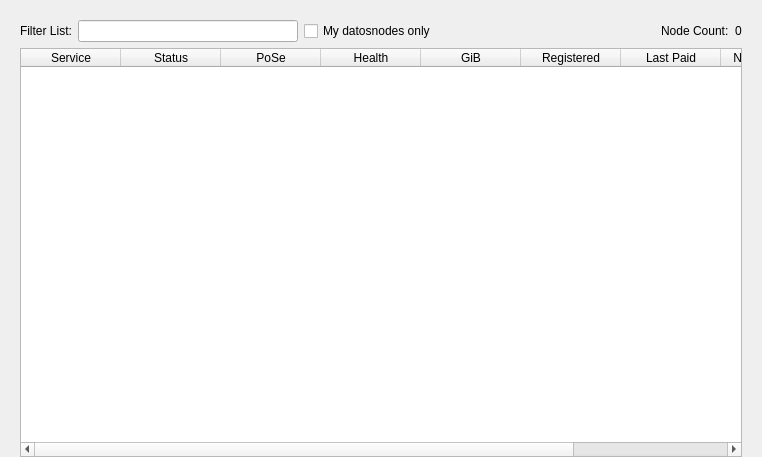
<?xml version="1.0" encoding="UTF-8"?>
<ui version="4.0">
 <class>MasternodeList</class>
 <widget class="QWidget" name="MasternodeList">
  <property name="geometry">
   <rect>
    <x>0</x>
    <y>0</y>
    <width>762</width>
    <height>457</height>
   </rect>
  </property>
  <property name="windowTitle">
   <string>Form</string>
  </property>
  <layout class="QVBoxLayout" name="topLayout">
   <property name="leftMargin">
    <number>20</number>
   </property>
   <property name="topMargin">
    <number>0</number>
   </property>
   <property name="rightMargin">
    <number>20</number>
   </property>
   <property name="bottomMargin">
    <number>0</number>
   </property>
   <item>
    <layout class="QVBoxLayout" name="verticalLayout">
     <property name="bottomMargin">
      <number>0</number>
     </property>
     <item>
      <spacer name="horizontalSpacer0">
       <property name="orientation">
        <enum>Qt::Horizontal</enum>
       </property>
       <property name="sizeHint" stdset="0">
        <size>
         <width>40</width>
         <height>20</height>
        </size>
       </property>
      </spacer>
     </item>
     <item>
      <layout class="QGridLayout" name="gridLayout_3">
       <item row="0" column="0">
        <layout class="QHBoxLayout" name="horizontalLayout_4">
         <property name="bottomMargin">
          <number>0</number>
         </property>
         <item>
          <widget class="QLabel" name="label_filter_2">
           <property name="text">
            <string>Filter List:</string>
           </property>
          </widget>
         </item>
         <item>
          <widget class="QLineEdit" name="filterLineEditDIP3">
           <property name="toolTip">
            <string>Filter datosnode list</string>
           </property>
          </widget>
         </item>
         <item>
          <widget class="QCheckBox" name="checkBoxMyMasternodesOnly">
           <property name="toolTip">
            <string>Show only datosnodes this wallet has keys for.</string>
           </property>
           <property name="text">
            <string>My datosnodes only</string>
           </property>
          </widget>
         </item>
         <item>
          <spacer name="horizontalSpacer_4">
           <property name="orientation">
            <enum>Qt::Horizontal</enum>
           </property>
           <property name="sizeHint" stdset="0">
            <size>
             <width>10</width>
             <height>20</height>
            </size>
           </property>
          </spacer>
         </item>
         <item>
          <widget class="QLabel" name="label_count_2">
           <property name="text">
            <string>Node Count:</string>
           </property>
          </widget>
         </item>
         <item>
          <widget class="QLabel" name="countLabelDIP3">
           <property name="text">
            <string notr="true">0</string>
           </property>
          </widget>
         </item>
        </layout>
       </item>
       <item row="1" column="0">
        <widget class="QTableWidget" name="tableWidgetMasternodesDIP3">
         <property name="editTriggers">
          <set>QAbstractItemView::NoEditTriggers</set>
         </property>
         <property name="alternatingRowColors">
          <bool>true</bool>
         </property>
         <property name="selectionMode">
          <enum>QAbstractItemView::SingleSelection</enum>
         </property>
         <property name="selectionBehavior">
          <enum>QAbstractItemView::SelectRows</enum>
         </property>
         <property name="sortingEnabled">
          <bool>true</bool>
         </property>
         <attribute name="horizontalHeaderStretchLastSection">
          <bool>true</bool>
         </attribute>
         <column>
          <property name="text">
           <string>Service</string>
          </property>
         </column>
         <column>
          <property name="text">
           <string>Status</string>
          </property>
         </column>
         <column>
          <property name="text">
           <string>PoSe</string>
          </property>
         </column>
         <column>
          <property name="text">
           <string>Health</string>
          </property>
         </column>
         <column>
          <property name="text">
           <string>GiB</string>
          </property>
         </column>
         <column>
          <property name="text">
           <string>Registered</string>
          </property>
         </column>
         <column>
          <property name="text">
           <string>Last Paid</string>
          </property>
         </column>
         <column>
          <property name="text">
           <string>Next Payment</string>
          </property>
         </column>
         <column>
          <property name="text">
           <string>Collateral Address</string>
          </property>
         </column>
        </widget>
       </item>
      </layout>
     </item>
    </layout>
   </item>
  </layout>
 </widget>
 <resources/>
 <connections/>
</ui>
